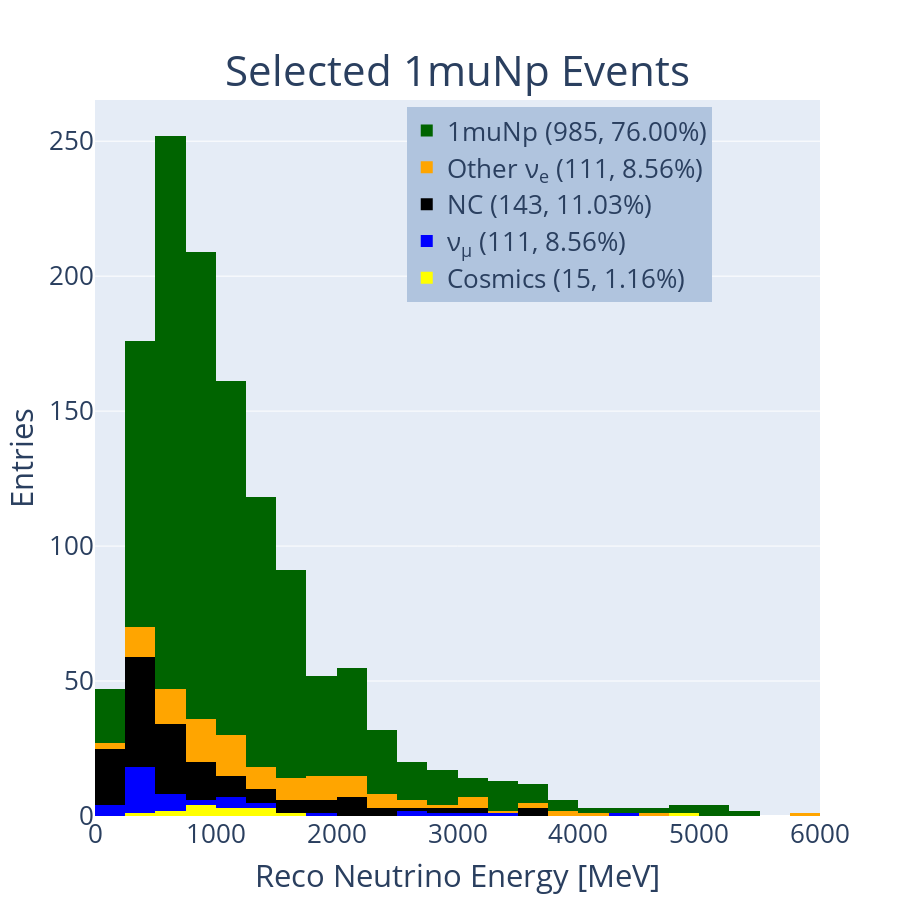

Notebook code for this chart:
### Code cell
#hist_1d('reco_nu_energy',[0,5000],[0,5000,250],'Reco Neutrino Energy [MeV]','Selected 1e1p Events','1e1p')
hist_1d('visible_energy_reco',[0,6000],[0,6000,250],'Reco Neutrino Energy [MeV]','Selected 1muNp Events','1muNp')
#hist_1d('reco_nu_energy',[0,5000],[0,5000,100],'Reco Neutrino Energy [MeV]','Selected CC \u03BD<sub>e</sub> Inclusive Events','Numu')

### Figure 1 — Plotly figure (JSON) as saved in the notebook; plotly's stock layout.template omitted (floating-point values rounded to 4 significant figures; data arrays with more than 128 entries replaced by an {"elided": "..."} marker saying what was removed)
{"data": [{"marker": {"color": "yellow"}, "name": "Cosmics (15, 1.16%)", "type": "histogram", "x": [1084.0, 1340.0, 1736.0, 4939.0, 1025.0, 406.4, 708.1, 616.4, 923.4, 1367.0, 1445.0, 1032.0, 878.8, 865.5, 764.6], "xaxis": "x", "xbins": {"end": 6000, "size": 250, "start": 0}, "yaxis": "y"}, {"marker": {"color": "blue"}, "name": "ν<sub>μ</sub> (111, 8.56%)", "type": "histogram", "x": [2582.0, 3302.0, 222.3, 545.3, 276.6, 314.9, 253.4, 413.4, 717.7, 147.3, 307.5, 286.6, 426.6, 3218.0, 582.7, 497.1, 2872.0, 216.9, 1445.0, 271.2, 308.5, 312.2, 4381.0, 1966.0, 674.5, 409.3, 1174.0, 515.8, 324.3, 1048.0, 1156.0, 264.0, 795.7, 889.2, 1181.0, 419.0, 2647.0, 578.2, 128.1, 356.2, 1253.0, 340.5], "xaxis": "x", "xbins": {"end": 6000, "size": 250, "start": 0}, "yaxis": "y"}, {"marker": {"color": "black"}, "name": "NC (143, 11.03%)", "type": "histogram", "x": {"elided": "143 float values"}, "xaxis": "x", "xbins": {"end": 6000, "size": 250, "start": 0}, "yaxis": "y"}, {"marker": {"color": "purple"}, "name": "Other (0, 0.00%)", "type": "histogram", "x": [], "xaxis": "x", "xbins": {"end": 6000, "size": 250, "start": 0}, "yaxis": "y"}, {"marker": {"color": "orange"}, "name": "Other ν<sub>e</sub> (111, 8.56%)", "type": "histogram", "x": [2282.0, 753.4, 739.5, 4639.0, 932.7, 3201.0, 2196.0, 2277.0, 2462.0, 762.3, 468.7, 1788.0, 2263.0, 1107.0, 3134.0, 944.1, 3234.0, 2104.0, 3768.0, 480.5, 1409.0, 1311.0, 563.5, 2607.0, 1078.0, 946.9, 2743.0, 1532.0, 772.7, 1084.0, 434.8, 5947.0, 1565.0, 1079.0, 2106.0, 1014.0, 1943.0, 1158.0, 1505.0, 812.1, 1524.0, 2642.0, 482.5, 868.9, 827.4, 1795.0, 496.9, 441.1, 3911.0, 1102.0, 904.2, 902.9, 624.4, 639.3, 3443.0, 1611.0, 2083.0, 2941.0, 1245.0, 1904.0, 1402.0, 720.5, 4167.0, 755.7, 1265.0, 201.4, 3615.0, 1150.0, 3052.0, 319.6, 611.4, 1274.0, 3556.0, 448.8, 1123.0, 836.2, 340.7, 644.7, 1107.0, 2440.0, 385.9, 1516.0, 993.6, 758.1, 2249.0, 1821.0, 1598.0, 514.2, 1825.0, 1213.0, 295.8, 2240.0, 1808.0, 1418.0, 717.5, 718.5, 2105.0, 669.2, 1091.0, 567.9, 841.8, 1360.0, 1468.0, 1750.0, 129.7, 2103.0, 1537.0, 1219.0, 1019.0, 554.7, 1857.0], "xaxis": "x", "xbins": {"end": 6000, "size": 250, "start": 0}, "yaxis": "y"}, {"marker": {"color": "darkgreen"}, "name": "1muNp (985, 76.00%)", "type": "histogram", "x": {"elided": "985 float values"}, "xaxis": "x", "xbins": {"end": 6000, "size": 250, "start": 0}, "yaxis": "y"}], "layout": {"annotations": [{"font": {"size": 46}, "showarrow": false, "text": "<span style='font-size: 42px;'>Selected 1muNp Events", "x": 0.5, "xanchor": "center", "xref": "paper", "y": 1, "yanchor": "bottom", "yref": "paper"}], "barmode": "stack", "font": {"size": 26}, "height": 900, "legend": {"bgcolor": "LightSteelBlue", "bordercolor": "Black", "x": 0.43, "xanchor": "left", "y": 0.99, "yanchor": "top"}, "showlegend": true, "width": 900, "xaxis": {"anchor": "y", "domain": [0, 1], "range": [0, 6000], "title": {"text": "Reco Neutrino Energy [MeV]"}, "type": "linear"}, "yaxis": {"anchor": "x", "autorange": true, "domain": [0, 1], "range": [0, 265.3], "title": {"text": "Entries"}}}}
